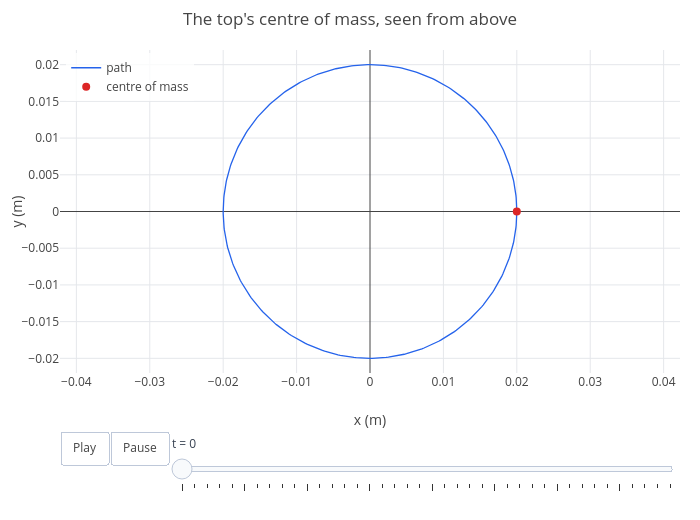

Here is the notebook cell this chart was saved with:
### Markdown cell above
about 1.28 s, while the top spins 32 times a second. The formula says something surprising: a top that spins
**faster** precesses **slower**. And as friction slows the spin, the precession speeds up, until the fast-top picture
breaks down and the top wobbles and falls. Here is the tip of the axis (at the centre of mass, 4 cm up) going around:

### Code cell
s = 0.04*sin(pi/6);
p = animate(s*cos(Om*t), s*sin(Om*t), t, 0, 2*pi/Om, 40);
p = legend(p, "path", "centre of mass");
labels(title(p, "The top's centre of mass, seen from above"), "x (m)", "y (m)")

### Figure 1 — Plotly figure (JSON) as saved in the notebook; plotly's stock layout.template omitted (floating-point values rounded to 4 significant figures; data arrays with more than 128 entries replaced by an {"elided": "..."} marker saying what was removed)
{"data": [{"line": {"color": "#2563eb", "width": 1.3}, "mode": "lines", "name": "path", "type": "scatter", "x": {"elided": "402 float values"}, "y": {"elided": "402 float values"}}, {"marker": {"color": "#dc2626", "size": 8}, "mode": "markers", "name": "centre of mass", "type": "scatter", "x": [0.02], "y": [0]}], "layout": {"height": 520, "legend": {"bgcolor": "rgba(255,255,255,0.8)", "x": 0.01, "xanchor": "left", "y": 0.99, "yanchor": "top"}, "margin": {"b": 140, "l": 60, "r": 20, "t": 50}, "showlegend": true, "sliders": [{"currentvalue": {"font": {"color": "#374151"}, "visible": true}, "font": {"color": "rgba(0,0,0,0)"}, "len": 0.82, "steps": [{"args": [["0"], {"frame": {"duration": 0, "redraw": false}, "mode": "immediate", "transition": {"duration": 0}}], "label": "t = 0", "method": "animate"}, {"args": [["1"], {"frame": {"duration": 0, "redraw": false}, "mode": "immediate", "transition": {"duration": 0}}], "label": "t = 0.033", "method": "animate"}, {"args": [["2"], {"frame": {"duration": 0, "redraw": false}, "mode": "immediate", "transition": {"duration": 0}}], "label": "t = 0.066", "method": "animate"}, {"args": [["3"], {"frame": {"duration": 0, "redraw": false}, "mode": "immediate", "transition": {"duration": 0}}], "label": "t = 0.099", "method": "animate"}, {"args": [["4"], {"frame": {"duration": 0, "redraw": false}, "mode": "immediate", "transition": {"duration": 0}}], "label": "t = 0.131", "method": "animate"}, {"args": [["5"], {"frame": {"duration": 0, "redraw": false}, "mode": "immediate", "transition": {"duration": 0}}], "label": "t = 0.164", "method": "animate"}, {"args": [["6"], {"frame": {"duration": 0, "redraw": false}, "mode": "immediate", "transition": {"duration": 0}}], "label": "t = 0.197", "method": "animate"}, {"args": [["7"], {"frame": {"duration": 0, "redraw": false}, "mode": "immediate", "transition": {"duration": 0}}], "label": "t = 0.23", "method": "animate"}, {"args": [["8"], {"frame": {"duration": 0, "redraw": false}, "mode": "immediate", "transition": {"duration": 0}}], "label": "t = 0.263", "method": "animate"}, {"args": [["9"], {"frame": {"duration": 0, "redraw": false}, "mode": "immediate", "transition": {"duration": 0}}], "label": "t = 0.296", "method": "animate"}, {"args": [["10"], {"frame": {"duration": 0, "redraw": false}, "mode": "immediate", "transition": {"duration": 0}}], "label": "t = 0.328", "method": "animate"}, {"args": [["11"], {"frame": {"duration": 0, "redraw": false}, "mode": "immediate", "transition": {"duration": 0}}], "label": "t = 0.361", "method": "animate"}, {"args": [["12"], {"frame": {"duration": 0, "redraw": false}, "mode": "immediate", "transition": {"duration": 0}}], "label": "t = 0.394", "method": "animate"}, {"args": [["13"], {"frame": {"duration": 0, "redraw": false}, "mode": "immediate", "transition": {"duration": 0}}], "label": "t = 0.427", "method": "animate"}, {"args": [["14"], {"frame": {"duration": 0, "redraw": false}, "mode": "immediate", "transition": {"duration": 0}}], "label": "t = 0.46", "method": "animate"}, {"args": [["15"], {"frame": {"duration": 0, "redraw": false}, "mode": "immediate", "transition": {"duration": 0}}], "label": "t = 0.493", "method": "animate"}, {"args": [["16"], {"frame": {"duration": 0, "redraw": false}, "mode": "immediate", "transition": {"duration": 0}}], "label": "t = 0.526", "method": "animate"}, {"args": [["17"], {"frame": {"duration": 0, "redraw": false}, "mode": "immediate", "transition": {"duration": 0}}], "label": "t = 0.558", "method": "animate"}, {"args": [["18"], {"frame": {"duration": 0, "redraw": false}, "mode": "immediate", "transition": {"duration": 0}}], "label": "t = 0.591", "method": "animate"}, {"args": [["19"], {"frame": {"duration": 0, "redraw": false}, "mode": "immediate", "transition": {"duration": 0}}], "label": "t = 0.624", "method": "animate"}, {"args": [["20"], {"frame": {"duration": 0, "redraw": false}, "mode": "immediate", "transition": {"duration": 0}}], "label": "t = 0.657", "method": "animate"}, {"args": [["21"], {"frame": {"duration": 0, "redraw": false}, "mode": "immediate", "transition": {"duration": 0}}], "label": "t = 0.69", "method": "animate"}, {"args": [["22"], {"frame": {"duration": 0, "redraw": false}, "mode": "immediate", "transition": {"duration": 0}}], "label": "t = 0.723", "method": "animate"}, {"args": [["23"], {"frame": {"duration": 0, "redraw": false}, "mode": "immediate", "transition": {"duration": 0}}], "label": "t = 0.755", "method": "animate"}, {"args": [["24"], {"frame": {"duration": 0, "redraw": false}, "mode": "immediate", "transition": {"duration": 0}}], "label": "t = 0.788", "method": "animate"}, {"args": [["25"], {"frame": {"duration": 0, "redraw": false}, "mode": "immediate", "transition": {"duration": 0}}], "label": "t = 0.821", "method": "animate"}, {"args": [["26"], {"frame": {"duration": 0, "redraw": false}, "mode": "immediate", "transition": {"duration": 0}}], "label": "t = 0.854", "method": "animate"}, {"args": [["27"], {"frame": {"duration": 0, "redraw": false}, "mode": "immediate", "transition": {"duration": 0}}], "label": "t = 0.887", "method": "animate"}, {"args": [["28"], {"frame": {"duration": 0, "redraw": false}, "mode": "immediate", "transition": {"duration": 0}}], "label": "t = 0.92", "method": "animate"}, {"args": [["29"], {"frame": {"duration": 0, "redraw": false}, "mode": "immediate", "transition": {"duration": 0}}], "label": "t = 0.953", "method": "animate"}, {"args": [["30"], {"frame": {"duration": 0, "redraw": false}, "mode": "immediate", "transition": {"duration": 0}}], "label": "t = 0.985", "method": "animate"}, {"args": [["31"], {"frame": {"duration": 0, "redraw": false}, "mode": "immediate", "transition": {"duration": 0}}], "label": "t = 1.018", "method": "animate"}, {"args": [["32"], {"frame": {"duration": 0, "redraw": false}, "mode": "immediate", "transition": {"duration": 0}}], "label": "t = 1.051", "method": "animate"}, {"args": [["33"], {"frame": {"duration": 0, "redraw": false}, "mode": "immediate", "transition": {"duration": 0}}], "label": "t = 1.084", "method": "animate"}, {"args": [["34"], {"frame": {"duration": 0, "redraw": false}, "mode": "immediate", "transition": {"duration": 0}}], "label": "t = 1.117", "method": "animate"}, {"args": [["35"], {"frame": {"duration": 0, "redraw": false}, "mode": "immediate", "transition": {"duration": 0}}], "label": "t = 1.15", "method": "animate"}, {"args": [["36"], {"frame": {"duration": 0, "redraw": false}, "mode": "immediate", "transition": {"duration": 0}}], "label": "t = 1.182", "method": "animate"}, {"args": [["37"], {"frame": {"duration": 0, "redraw": false}, "mode": "immediate", "transition": {"duration": 0}}], "label": "t = 1.215", "method": "animate"}, {"args": [["38"], {"frame": {"duration": 0, "redraw": false}, "mode": "immediate", "transition": {"duration": 0}}], "label": "t = 1.248", "method": "animate"}, {"args": [["39"], {"frame": {"duration": 0, "redraw": false}, "mode": "immediate", "transition": {"duration": 0}}], "label": "t = 1.281", "method": "animate"}], "x": 0.18, "y": -0.12}], "title": {"text": "The top's centre of mass, seen from above"}, "updatemenus": [{"buttons": [{"args": [null, {"frame": {"duration": 40, "redraw": false}, "fromcurrent": true, "transition": {"duration": 0}}], "label": "Play", "method": "animate"}, {"args": [[null], {"frame": {"duration": 0, "redraw": false}, "mode": "immediate", "transition": {"duration": 0}}], "label": "Pause", "method": "animate"}], "direction": "left", "showactive": false, "type": "buttons", "x": 0, "xanchor": "left", "y": -0.18, "yanchor": "top"}], "width": 700, "xaxis": {"autorange": false, "range": [-0.03667, 0.03667], "title": {"text": "x (m)"}, "zeroline": true}, "yaxis": {"constrain": "domain", "range": [-0.022, 0.022], "scaleanchor": "x", "scaleratio": 1, "title": {"text": "y (m)"}, "zeroline": true}}}
